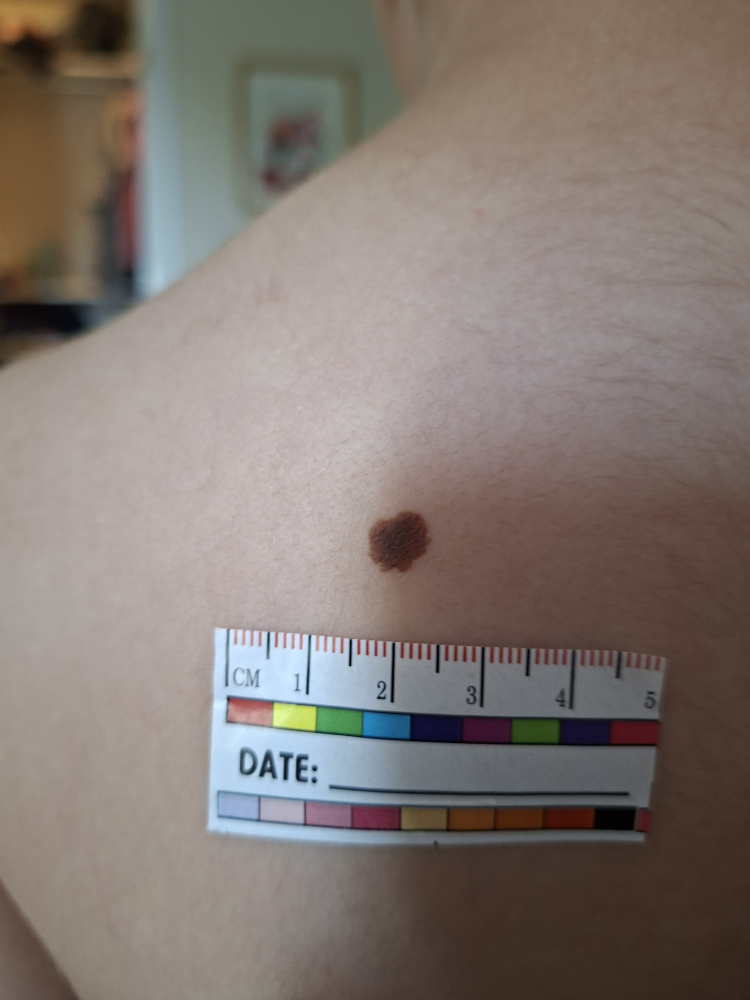
#> input picture half.jpg, 3000 x 4000 px (shown at 1/4 size)
$ python ruler_detector_interactive.py half.jpg   (older library calls are emulated)
#> lines starting #> are read from the running program, lines starting #| are printed output that depends on the picture
### lesion_detector_interactive.py
"""
lesion_detector_interactive.py — Interactive-only lesion detector for SkinOpus.

Draw a box around the lesion on your real image; it segments the lesion
inside that box, measures its area, and overlays the result on the photo.

Run:
    python lesion_detector_interactive.py l1.jpg
    python lesion_detector_interactive.py l1.jpg --px-per-cm 125 --out overlay.png

ROI window controls:
    drag a rectangle -> ENTER/SPACE to confirm -> C to cancel
"""

from __future__ import annotations

import argparse
import sys
from dataclasses import dataclass, field
from typing import Optional, Tuple

import cv2
import numpy as np


@dataclass
class LesionResult:
    mask: np.ndarray
    contour: Optional[np.ndarray] = None
    area_px: float = 0.0
    area_cm2: Optional[float] = None
    diameter_mm: Optional[float] = None
    centroid: Tuple[int, int] = (0, 0)
    bbox: Tuple[int, int, int, int] = (0, 0, 0, 0)
    debug: dict = field(default_factory=dict)

    @property
    def area_mm2(self) -> Optional[float]:
        return None if self.area_cm2 is None else self.area_cm2 * 100.0


class LesionDetector:
    """Segments a single pigmented lesion inside an interactively drawn box."""

    # [15 lines left out: function __init__, not called in this run]

    # ---------------------- interactive ROI ---------------------- #
    @staticmethod
    def select_roi(
        image_bgr: np.ndarray, window: str = "Draw box around lesion"
    ) -> Optional[Tuple[int, int, int, int]]:
        """Draggable box on the real image -> (x, y, w, h) in full-res coords."""
        h, w = image_bgr.shape[:2]
        max_side = 1000
        scale = min(1.0, max_side / float(max(h, w)))
        disp = (cv2.resize(image_bgr, None, fx=scale, fy=scale)
                if scale < 1.0 else image_bgr)

        cv2.namedWindow(window, cv2.WINDOW_NORMAL)
        cv2.resizeWindow(window, disp.shape[1], disp.shape[0])
        r = cv2.selectROI(window, disp, showCrosshair=True, fromCenter=False)
        cv2.destroyWindow(window)

        if r is None or r[2] == 0 or r[3] == 0:
            return None
        x, y, bw, bh = (int(round(v / scale)) for v in r)
        x = max(0, min(x, w - 1))
        y = max(0, min(y, h - 1))
        bw = max(1, min(bw, w - x))
        bh = max(1, min(bh, h - y))
        return (x, y, bw, bh)

    # ---------------------- segmentation stages ---------------------- #
    # [194 lines left out: functions _local_darkness, _initial_mask, _local_otsu_refine, _pick_blob, _clean, _smooth_mask and 1 more, not called in this run]


# [59 lines that do not run on import are left out]

### ruler_detector_interactive.py
"""
ruler_detector_interactive.py — Interactive-only ruler-patch detector for SkinOpus.

Draw a box around the calibration ruler sticker on your real image; it
locates the ruler inside that box and marks its 4 corners.

Draw the box snugly around the ruler. With a lot of extra skin margin,
the paper-vs-skin threshold can misclassify some nearby bright skin as
part of the ruler, pulling the fitted corners outward.

Run:
    python ruler_detector_interactive.py l1.jpg
    python ruler_detector_interactive.py l1.jpg --out overlay.png

ROI window controls:
    drag a rectangle -> ENTER/SPACE to confirm -> C to cancel
"""

from __future__ import annotations

import argparse
import sys
from dataclasses import dataclass, field
from typing import List, Optional, Tuple

import cv2
import numpy as np

from lesion_detector_interactive import LesionDetector


@dataclass
class Swatch:
    index: int  # position in reading order: row-major, top-to-bottom then left-to-right
    corners: List[Tuple[int, int]]  # 4 corner points, full-image coords
    color_bgr: Tuple[int, int, int]  # sampled representative color


@dataclass
class Tick:
    index: int  # left-to-right position among the long cm ticks
    corners: List[Tuple[int, int]]  # 4 corner points, full-image coords


@dataclass
class DigitTick:
    index: int  # left-to-right position among paired digit/tick labels
    digit_corners: List[Tuple[int, int]]  # 4 corner points, full-image coords
    tick_corners: List[Tuple[int, int]]  # the paired long tick's 4 corner points


@dataclass
class RulerResult:
    corners: List[Tuple[int, int]]  # 4 points, full-image coords, clockwise
    area_px: float = 0.0
    centroid: Tuple[int, int] = (0, 0)
    bbox: Tuple[int, int, int, int] = (0, 0, 0, 0)
    swatches: List[Swatch] = field(default_factory=list)
    cm_ticks: List[Tick] = field(default_factory=list)
    digits: List[Tick] = field(default_factory=list)
    digit_ticks: List[DigitTick] = field(default_factory=list)
    sharpness: float = 0.0  # normalized gradient energy of the ruler crop;
                            # low => out of focus. 0 when no ruler was warped.
    debug: dict = field(default_factory=dict)


class RulerDetector:
    """Locates the paper calibration ruler sticker inside an interactively
    drawn box and returns its 4 corners.

    The ruler is a bright, low-saturation, rigid rectangular sticker on
    top of warmer/more saturated skin, so detection finds "paper-like"
    pixels (high value, low saturation), merges same-object fragments (a
    shadow band from the sticker curving over skin can split it into
    disconnected mask pieces), and fits the smallest enclosing rotated
    rectangle around them. That directly gives the 4 corners without
    needing a pixel-precise boundary trace, which is both simpler and
    more robust than segmenting the exact edge.
    """

    def __init__(
        self,
        min_area_frac: float = 0.05,
        max_area_frac: float = 0.98,
        rect_weight: float = 0.5,
        center_weight: float = 0.2,
        close_ksize: int = 25,
        denoise_d: int = 9,
        denoise_sigma_color: float = 75.0,
        denoise_sigma_space: float = 75.0,
        shadow_blur_frac: float = 0.25,
        verbose: bool = True,
    ):
        self.min_area_frac = min_area_frac
        self.max_area_frac = max_area_frac
        self.rect_weight = rect_weight
        self.center_weight = center_weight
        self.close_ksize = close_ksize | 1
        self.denoise_d = denoise_d
        self.denoise_sigma_color = denoise_sigma_color
        self.denoise_sigma_space = denoise_sigma_space
        self.shadow_blur_frac = shadow_blur_frac
        self.verbose = verbose

    # Reuse the generic drag-a-box ROI picker; it has nothing lesion-specific in it.
    select_roi = staticmethod(LesionDetector.select_roi)

    def _log(self, message: str) -> None:
        if self.verbose:
            print(f"[detect] {message}")

    # ---------------------- segmentation stages ---------------------- #
    # [480 lines left out: functions _denoise, _flatten_shadow, _paperness, _initial_mask, _clean, _pick_points and 16 more, not called in this run]

    # ---------------------- public entry point ---------------------- #
    def detect(
        self,
        image_bgr: np.ndarray,
        roi: Optional[Tuple[int, int, int, int]] = None,
    ) -> Optional[RulerResult]:
        """Locate the ruler's 4 corners inside `roi` (x, y, w, h).

        If `roi` is None, asks for the box interactively; returns None if the
        user cancels that selection.
        """
        if image_bgr is None or image_bgr.size == 0:
            raise ValueError("Empty image passed to detect()")

        if roi is None:
            roi = self.select_roi(image_bgr, window="Draw box around ruler")
        if roi is None:
            self._log("ROI selection cancelled by user.")
            return None

        ox, oy, bw, bh = roi
        self._log(f"ROI selected: x={ox}, y={oy}, w={bw}, h={bh}")
        work = image_bgr[oy:oy + bh, ox:ox + bw]
        if work.size == 0:
            raise ValueError(f"ROI {roi} produced an empty crop")

        denoised = self._denoise(work)
        self._log("Denoised ROI crop (bilateral filter).")
        paperness = self._paperness(denoised)
        seed = self._clean(self._initial_mask(paperness), self.close_ksize)
        paper_frac = float((seed > 0).mean())
        self._log(f"Computed paperness mask (Lab cool-neutrality, Otsu + morph clean): "
                  f"{paper_frac:.1%} of ROI classified as paper.")

        points = self._pick_points(seed)
        if points is None:
            self._log("No ruler-shaped contour found in the mask -- falling back to "
                      "swatch/tick/digit detection directly on the (unwarped) ROI crop.")
            print("WARNING: no ruler found inside the ROI; "
                 "looking for color swatches directly in the ROI instead.")
            # No ruler outline to warp flat, so look for swatches directly
            # on the (unwarped) ROI crop -- worse if the ruler is heavily
            # skewed, but still useful, and doesn't depend on the ruler
            # detection succeeding first.
            to_full_image = lambda pts: pts + np.array([ox, oy], dtype=np.float32)
            swatch_boxes = self._find_swatch_boxes(denoised)
            self._log(f"Found {len(swatch_boxes)} color swatch box(es).")
            swatches = self._extract_swatches(denoised, swatch_boxes, to_full_image=to_full_image)
            tick_boxes = self._find_cm_ticks(denoised)
            self._log(f"Found {len(tick_boxes)} long cm tick(s).")
            cm_ticks = self._extract_boxes(tick_boxes, to_full_image=to_full_image)
            digit_boxes = self._find_digit_boxes(denoised)
            self._log(f"Found {len(digit_boxes)} digit/letter glyph candidate(s).")
            digits = self._extract_boxes(digit_boxes, to_full_image=to_full_image)
            digit_tick_pairs = self._pair_digit_ticks(digit_boxes, tick_boxes)
            self._log(f"Paired {len(digit_tick_pairs)} digit(s) to a tick.")
            digit_ticks = self._extract_digit_ticks(digit_tick_pairs, to_full_image=to_full_image)
            return RulerResult(corners=[], swatches=swatches, cm_ticks=cm_ticks,
                              digits=digits, digit_ticks=digit_ticks, debug={"roi": roi})

        rect = cv2.minAreaRect(points)
        box = cv2.boxPoints(rect)  # 4x2 float32, ROI-local coords, clockwise
        box[:, 0] += ox
        box[:, 1] += oy
        corners = [(int(round(x)), int(round(y))) for x, y in box]
        self._log(f"Fitted ruler rectangle from mask contours. Corners: {corners}")

        rw, rh = rect[1]
        area_px = float(rw * rh)
        cx = int(round(rect[0][0] + ox))
        cy = int(round(rect[0][1] + oy))
        xs = [p[0] for p in corners]
        ys = [p[1] for p in corners]
        bbox = (min(xs), min(ys), max(xs) - min(xs), max(ys) - min(ys))

        ordered = self._order_corners(box)
        warped, M = self._warp_ruler(image_bgr, ordered)
        sharp = self._sharpness(warped)
        self._log(f"Perspective-warped ruler to a flat {warped.shape[1]}x{warped.shape[0]} view "
                  f"(sharpness {sharp:.3f}).")
        swatch_boxes = self._find_swatch_boxes(warped)
        self._log(f"Found {len(swatch_boxes)} color swatch box(es).")
        M_inv = np.linalg.inv(M)

        def to_full_image(pts: np.ndarray) -> np.ndarray:
            return cv2.perspectiveTransform(pts.reshape(-1, 1, 2), M_inv).reshape(-1, 2)

        swatches = self._extract_swatches(warped, swatch_boxes, to_full_image=to_full_image)
        tick_boxes = self._find_cm_ticks(warped)
        self._log(f"Found {len(tick_boxes)} long cm tick(s).")
        cm_ticks = self._extract_boxes(tick_boxes, to_full_image=to_full_image)
        digit_boxes = self._find_digit_boxes(warped)
        self._log(f"Found {len(digit_boxes)} digit/letter glyph candidate(s).")
        digits = self._extract_boxes(digit_boxes, to_full_image=to_full_image)
        digit_tick_pairs = self._pair_digit_ticks(digit_boxes, tick_boxes)
        self._log(f"Paired {len(digit_tick_pairs)} digit(s) to a tick.")
        digit_ticks = self._extract_digit_ticks(digit_tick_pairs, to_full_image=to_full_image)

        return RulerResult(
            corners=corners,
            area_px=area_px,
            centroid=(cx, cy),
            bbox=bbox,
            swatches=swatches,
            cm_ticks=cm_ticks,
            digits=digits,
            digit_ticks=digit_ticks,
            sharpness=sharp,
        )


if __name__ == "__main__":
    parser = argparse.ArgumentParser(description="Interactive ruler corner detector")
    parser.add_argument("image", help="Path to the image file")
    parser.add_argument("--out", type=str, default=None, help="Output image path for the overlay")
    parser.add_argument("--quiet", action="store_true", help="Suppress per-step pipeline log lines")
    parser.add_argument("--roi", type=str, default=None,
                        help="Skip the interactive picker and use this ROI: x,y,w,h in full-image pixels")
    args = parser.parse_args()

    image_bgr = cv2.imread(args.image)
#> image_bgr is the input picture: shape (4000, 3000, 3); mean B, G, R 114.3, 120.2, 130.4
    if image_bgr is None:
        print(f"Error: Could not load image {args.image}")
        sys.exit(1)

    roi_arg = None
    if args.roi:
        try:
            x, y, w, h = (int(v) for v in args.roi.split(","))
        except ValueError:
            print(f"Error: --roi must be x,y,w,h integers, got {args.roi!r}")
            sys.exit(1)
        roi_arg = (x, y, w, h)

    detector = RulerDetector(verbose=not args.quiet)
    result = detector.detect(image_bgr, roi=roi_arg)
#> in select_roi, `disp = (cv2.resize(image_bgr, None, fx=scale, fy=scale) if scale < 1.0..`:
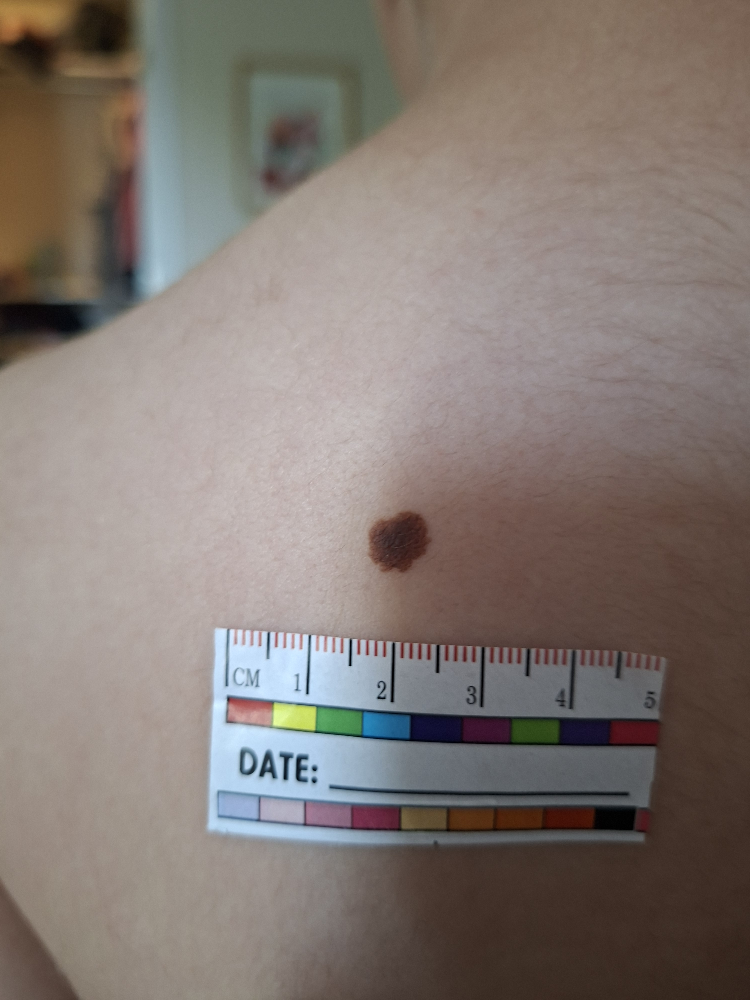
#> disp: shape (1000, 750, 3); mean B, G, R 114.4, 120.3, 130.6
#> (the run stopped early here; a loop or call above may not have finished)
